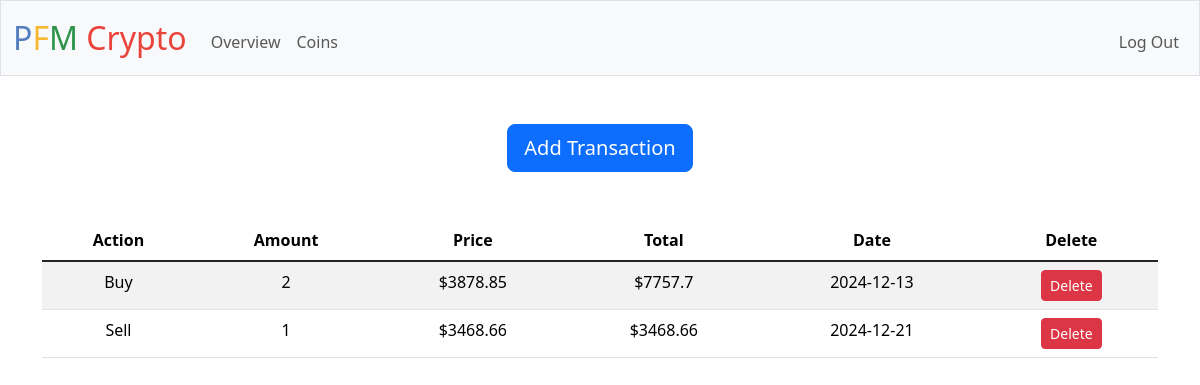
Screenshot of /coins/Ethereum (signed in) with the database file from the repository.
### tables this page shows
CREATE TABLE transactions ( id INTEGER PRIMARY KEY AUTOINCREMENT, user_id INTEGER NOT NULL, coin_id INTEGER NOT NULL, buy BOOLEAN NOT NULL, price REAL NOT NULL, amount NUMERIC NOT NULL, date DATE NOT NULL, FOREIGN KEY (user_id) REFERENCES users (id) ON DELETE CASCADE, FOREIGN KEY (coin_id) REFERENCES coins (id) ON DELETE CASCADE );

### app.py (the view)
@app.route('/coins/<name>', methods=["GET"])
@login_required
def coin_page(name):
    coin_info = db.execute(
        "SELECT id, genesis, coin_id FROM coins WHERE name = ? AND user_id = ?", name, session["user_id"]
    )
    txs = db.execute(
        "SELECT * from transactions WHERE user_id = ? AND coin_id = ? ORDER BY date", session["user_id"], coin_info[0]["id"]
    )
    other_txs = db.execute(
        "SELECT * from transactions WHERE user_id = ? AND coin_id != ? ORDER BY date", session["user_id"], coin_info[0]["id"]
    )
    genesis = coin_info[0]["genesis"]
    coin_id = coin_info[0]["coin_id"]
    id = coin_info[0]["id"]
    other_coins = db.execute(
        "SELECT id, name FROM coins WHERE user_id = ? AND coin_id != ?", session["user_id"], coin_id
    )
    return render_template('transactions.html', txs = txs, genesis = genesis, coin_id = coin_id, id = id, other_coins = other_coins, other_txs = other_txs)

### app.py (called while the page is built)
@app.after_request
def after_request(response):
    response.headers["Cache-Control"] = "no-cache, no-store, must-revalidate"
    response.headers["Expires"] = 0
    response.headers["Pragma"] = "no-cache"
    return response

### helpers.py (called while the page is built)
def login_required(f):
    @wraps(f)
    def decorated_function(*args, **kwargs):
        if session.get("user_id") is None:
            return redirect("/login")
        return f(*args, **kwargs)
    return decorated_function

### templates/transactions.html (shortened to what this page needs)
{% extends "layout.html" %}
{% block main %}
<div class="container d-flex justify-content-center">
    <button type="button"
    class="btn btn-primary btn-lg"
    data-bs-toggle="modal"
    data-bs-target="#addBuy"
    >
        Add Transaction
    </button>
</div>
<table class="table table-striped table-hover mt-5">
    <thead>
      <tr>
        <th scope="col">Action</th>
        <th scope="col">Amount</th>
        <th scope="col">Price</th>
        <th scope="col">Total</th>
        <th scope="col">Date</th>
        <th scope="col">Delete</th>
      </tr>
    </thead>
    <tbody class="table-group-divider">
      {% for tx in txs %}
      <tr id="{{ tx.id }}">
        <td>{{ "Buy" if tx.buy else "Sell" }}</td>
        <td>{{ tx.amount | round(2) }}</td>
        <td>${{ tx.price | round(2) }}</td>
        <td>${{ (tx.price * tx.amount) | round(2) }}</td>
        <td>{{ tx.date }}</td>
        <td><button class="btn btn-danger btn-sm delete-btn" data-tx-id="{{ tx.id }}">Delete</button></td>
      </tr>
      {% endfor %}
    </tbody>
  </table>
{% endblock %}

### rows the page displays
transactions: buy "Buy", amount "2", price "3878.85", (tx.price*tx.amount)|round(2) "7757.7", date "2024-12-13"
transactions: buy "Sell", amount "1", price "3468.66", (tx.price*tx.amount)|round(2) "3468.66", date "2024-12-21"
